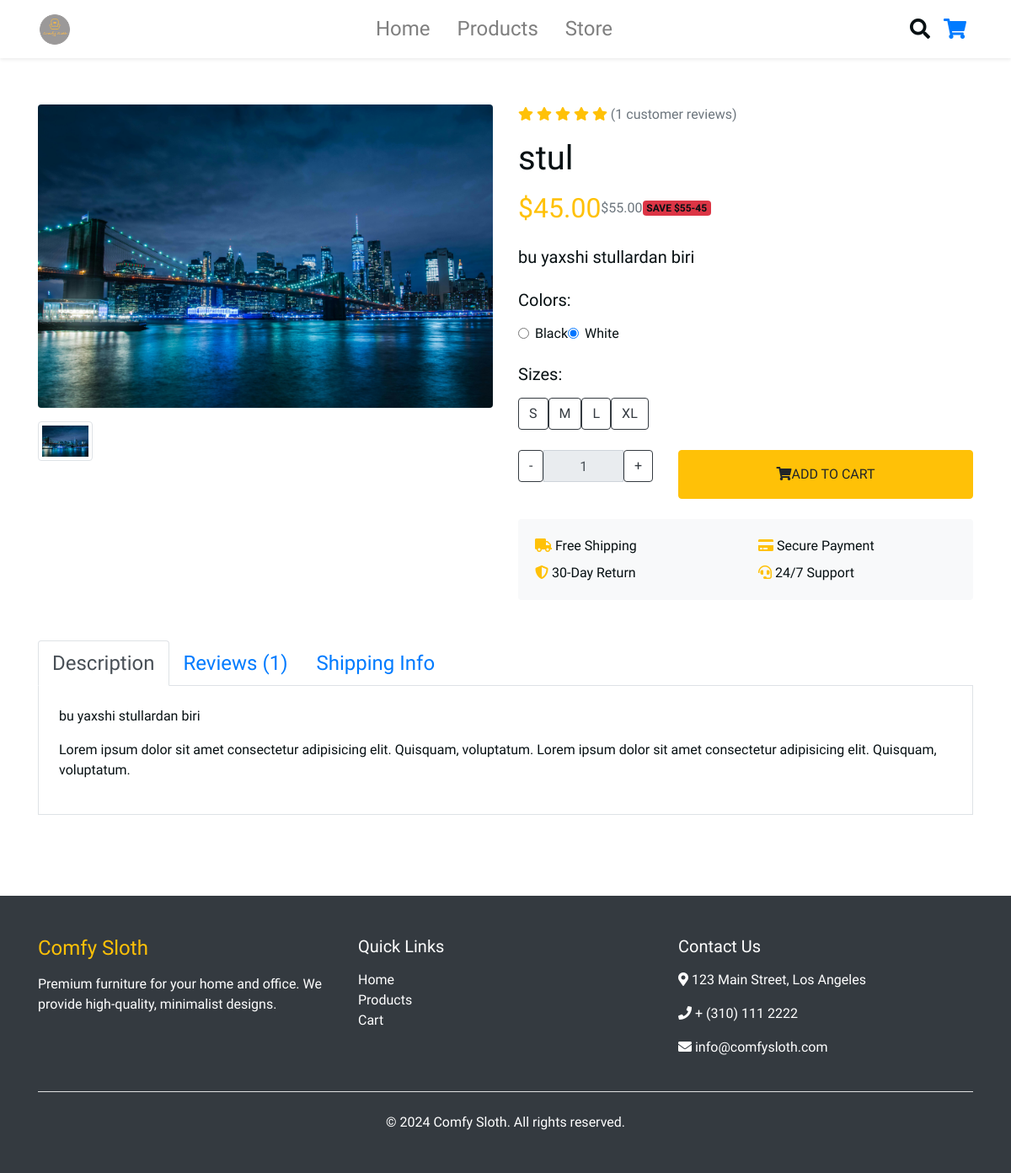
The app's page /products/stul/ with its own data.
### products/models.py (models this page shows, shortened)
class Product(models.Model):
    name = models.CharField(max_length=200)
    slug = models.SlugField(unique=True)
    description = models.TextField()
    price = models.DecimalField(max_digits=10, decimal_places=2)
    old_price = models.DecimalField(max_digits=10, decimal_places=2, null=True, blank=True)
    category = models.ForeignKey(Category, on_delete=models.CASCADE, related_name='products')
    colors = models.CharField(max_length=200, default='Black,White')
    sizes = models.CharField(max_length=200, default='S,M,L,XL')
    stock = models.IntegerField(default=10)
    is_featured = models.BooleanField(default=False)
    created_at = models.DateTimeField(auto_now_add=True)
    def get_colors_list(self):
        return [color.strip() for color in self.colors.split(',')]
    def get_sizes_list(self):
        return [size.strip() for size in self.sizes.split(',')]

class ProductImage(models.Model):
    product = models.ForeignKey(Product, on_delete=models.CASCADE, related_name='images')
    image = models.ImageField(upload_to='products/')
    is_main = models.BooleanField(default=False)

### products/views.py (the view)
# urls.py: path('products/<slug:slug>/', views.single_product, name='single_product'),
def single_product(request, slug):
    product = get_object_or_404(Product, slug=slug)
    reviews = Review.objects.filter(product=product)
    avg_rating = reviews.aggregate(avg=Avg('rating'))['avg']
    if avg_rating is None:
        avg_rating = 0
    related_products = Product.objects.filter(
        category=product.category
    ).exclude(id=product.id)[:4]
    context = {
        'title': f'{product.name} - Comfy Sloth',
        'product': product,
        'reviews': reviews,
        'avg_rating': round(avg_rating, 1),
        'related_products': related_products,
        'page': 'single_product'
    }
    return render(request, 'single_product.html', context)

### cart/context_processors.py (called while the page is built)
def cart_count(request):
    cart = request.session.get('cart', {})
    count = sum(item['quantity'] for item in cart.values())
    return {'cart_count': count}

### templates/single_product.html (shortened to what this page needs)
{% extends 'base.html' %}
{% load static %}
{% block content %}
<div class="container py-5">
    <div class="row">
        <div class="col-lg-6">
            <div class="main-image mb-3">
                {% if product.images.first %}
                <img src="{{ product.images.first.image.url }}" class="img-fluid rounded" alt="{{ product.name }}" id="mainImage">
                {% else %}
                <img src="{% static 'img/img-products/default.png' %}" class="img-fluid rounded" alt="{{ product.name }}" id="mainImage">
                {% endif %}
            </div>
            <div class="row">
                {% for image in product.images.all|slice:":6" %}
                <div class="col-2">
                    <img src="{{ image.image.url }}" class="img-thumbnail" alt="{{ product.name }}"
                         onclick="changeMainImage(this.src)" style="cursor: pointer;">
                </div>
                {% endfor %}
            </div>
        </div>
        <div class="col-lg-6">
            <div class="mb-3">
                {% with stars=avg_rating|floatformat:0|add:"0" %}
                {% for i in "12345" %}
                    {% if forloop.counter <= stars %}
                    <i class="fas fa-star text-warning"></i>
                    {% else %}
                    <i class="far fa-star text-warning"></i>
                    {% endif %}
                {% endfor %}
                <span class="ms-2 text-muted">({{ reviews.count }} customer reviews)</span>
                {% endwith %}
            </div>
            <h1 class="fw-bold mb-3">{{ product.name }}</h1>
            <div class="d-flex align-items-center mb-4">
                <h2 class="text-warning fw-bold mb-0">${{ product.price }}</h2>
                {% if product.old_price %}
                <span class="text-muted text-decoration-line-through ms-3 fs-4">${{ product.old_price }}</span>
                <span class="badge bg-danger ms-2 fs-6">SAVE ${{ product.old_price|floatformat:0|add:"-" }}{{ product.price|floatformat:0 }}</span>
                {% endif %}
            </div>
            <p class="lead mb-4">{{ product.description }}</p>
            <div class="mb-4">
                <h5 class="fw-bold mb-3">Colors:</h5>
                <div class="d-flex gap-2">
                    {% for color in product.get_colors_list %}
                    <div class="form-check">
                        <input class="form-check-input" type="radio" name="color" id="color{{ forloop.counter }}" checked>
                        <label class="form-check-label" for="color{{ forloop.counter }}">
                            {{ color }}
                        </label>
                    </div>
                    {% endfor %}
                </div>
            </div>
            <div class="mb-4">
                <h5 class="fw-bold mb-3">Sizes:</h5>
                <div class="d-flex gap-2">
                    {% for size in product.get_sizes_list %}
                    <button class="btn btn-outline-dark">{{ size|upper }}</button>
                    {% endfor %}
                </div>
            </div>
            <div class="row mb-4">
                <div class="col-md-4 mb-3">
                    <div class="input-group">
                        <button class="btn btn-outline-dark" type="button" onclick="decreaseQuantity()">-</button>
                        <input type="text" class="form-control text-center" value="1" id="quantity" readonly>
                        <button class="btn btn-outline-dark" type="button" onclick="increaseQuantity()">+</button>
                    </div>
                </div>
                <div class="col-md-8">
                    <a href="{% url 'add_to_cart' product.id %}" class="btn btn-warning w-100 py-3 fw-bold" onclick="addToCart()">
                        <i class="fas fa-shopping-cart me-2"></i>ADD TO CART
                    </a>
                </div>
            </div>
            <div class="card bg-light border-0">
                <div class="card-body">
                    <div class="row">
                        <div class="col-6">
                            <p class="mb-2"><i class="fas fa-truck text-warning me-2"></i> Free Shipping</p>
                            <p class="mb-0"><i class="fas fa-shield-alt text-warning me-2"></i> 30-Day Return</p>
                        </div>
                        <div class="col-6">
                            <p class="mb-2"><i class="fas fa-credit-card text-warning me-2"></i> Secure Payment</p>
                            <p class="mb-0"><i class="fas fa-headset text-warning me-2"></i> 24/7 Support</p>
                        </div>
                    </div>
                </div>
            </div>
        </div>
    </div>
    <div class="row mt-5">
        <div class="col-12">
            <ul class="nav nav-tabs" id="productTab">
                <li class="nav-item">
                    <a class="nav-link active" data-bs-toggle="tab" href="#description">Description</a>
                </li>
                <li class="nav-item">
                    <a class="nav-link" data-bs-toggle="tab" href="#reviews">Reviews ({{ reviews.count }})</a>
                </li>
                <li class="nav-item">
                    <a class="nav-link" data-bs-toggle="tab" href="#shipping">Shipping Info</a>
                </li>
            </ul>
            <div class="tab-content p-4 border border-top-0">
                <div class="tab-pane fade show active" id="description">
                    <p>{{ product.description }}</p>
                    <p>Lorem ipsum dolor sit amet consectetur adipisicing elit. Quisquam, voluptatum. Lorem ipsum dolor sit amet consectetur adipisicing elit. Quisquam, voluptatum.</p>
                </div>
            </div>
        </div>
    </div>
</div>
{% endblock %}

### templates/base.html (shortened to what this page needs)
<!DOCTYPE html>
{% load static %}
<html lang="en">
<head>
    <link rel="stylesheet" href="{% static 'css/bootstrap.min.css' %}">
    <link rel="stylesheet" href="{% static 'css/all.min.css' %}">
    <link rel="stylesheet" href="{% static 'css/style.css' %}">
</head>
<body>
    <nav class="navbar navbar-expand-lg navbar-light bg-white fixed-top shadow-sm">
        <div class="container">
            <a class="navbar-brand" href="{% url 'home' %}">
                <img src="{% static 'img/logo.png' %}" alt="Comfy Sloth" height="40">
            </a>
            <div class="collapse navbar-collapse" id="navbarNav">
                <ul class="navbar-nav mx-auto">
                    <li class="nav-item mx-2">
                        <a class="nav-link {% if page == 'home' %}active fw-bold{% endif %}" href="{% url 'home' %}">
                            Home
                        </a>
                    </li>
                    <li class="nav-item mx-2">
                        <a class="nav-link {% if page == 'products' %}active fw-bold{% endif %}"
                            href="{% url 'products_list' %}">
                            Products
                        </a>
                    </li>
                    <li class="nav-item mx-2">
                        <a class="nav-link {% if page == 'store' %}active fw-bold{% endif %}"
                            href="{% url 'store_cart' %}">
                            Store
                        </a>
                    </li>
                </ul>
                <div class="navbar-icons d-flex">
                    <div class="navbar-icon mx-2">
                        <i class="fas fa-search"></i>
                    </div>
                    <a href="{% url 'store_cart' %}" class="navbar-icon mx-2 position-relative">
                        <i class="fas fa-shopping-cart"></i>
                    </a>
                </div>
            </div>
        </div>
    </nav>
    <div style="padding-top: 76px;">
        {% block content %}{% endblock %}
    </div>
    <footer class="bg-dark text-white py-5 mt-5">
        <div class="container">
            <div class="row">
                <div class="col-md-4">
                    <h4 class="text-warning mb-3">Comfy Sloth</h4>
                    <p>Premium furniture for your home and office. We provide high-quality, minimalist designs.</p>
                </div>
                <div class="col-md-4">
                    <h5 class="mb-3">Quick Links</h5>
                    <ul class="list-unstyled">
                        <li><a href="{% url 'home' %}" class="text-white text-decoration-none">Home</a></li>
                        <li><a href="{% url 'products_list' %}" class="text-white text-decoration-none">Products</a>
                        </li>
                        <li><a href="{% url 'store_cart' %}" class="text-white text-decoration-none">Cart</a></li>
                    </ul>
                </div>
                <div class="col-md-4">
                    <h5 class="mb-3">Contact Us</h5>
                    <p><i class="fas fa-map-marker-alt me-2"></i> 123 Main Street, Los Angeles</p>
                    <p><i class="fas fa-phone me-2"></i> + (310) 111 2222</p>
                    <p><i class="fas fa-envelope me-2"></i> info@comfysloth.com</p>
                </div>
            </div>
            <hr class="bg-light my-4">
            <div class="text-center">
                <p class="mb-0">&copy; 2024 Comfy Sloth. All rights reserved.</p>
            </div>
        </div>
    </footer>
</body>
</html>

### static/css/style.css (style rules this page uses)
:root { --mainYellow: #fdbe02; --mainWhite: #fff; --mainBlack: #071013; --mainGrey: #9b9999; --TransGrey: rgba(0, 0, 0, 0.1); }
body { color: var(--mainBlack); background: var(--mainWhite); font-family: "Mali", cursive; }
.nav-link { font-size: 1.5rem; border-bottom: 0.1rem solid var(--mainWhite); }
.navbar-icon { font-size: 1.5rem; }

### records on screen
Product: images.first.image (picture), name "stul", price "45.00", old_price "55.00", old_price|add "55-", price "45", description "bu yaxshi stullardan biri"
ProductImage: image (picture)

### other values on screen
{{ reviews.count }} "1"
{{ color }} "Black" "White"
{{ size|upper }} "S" "M" "L" "XL"
